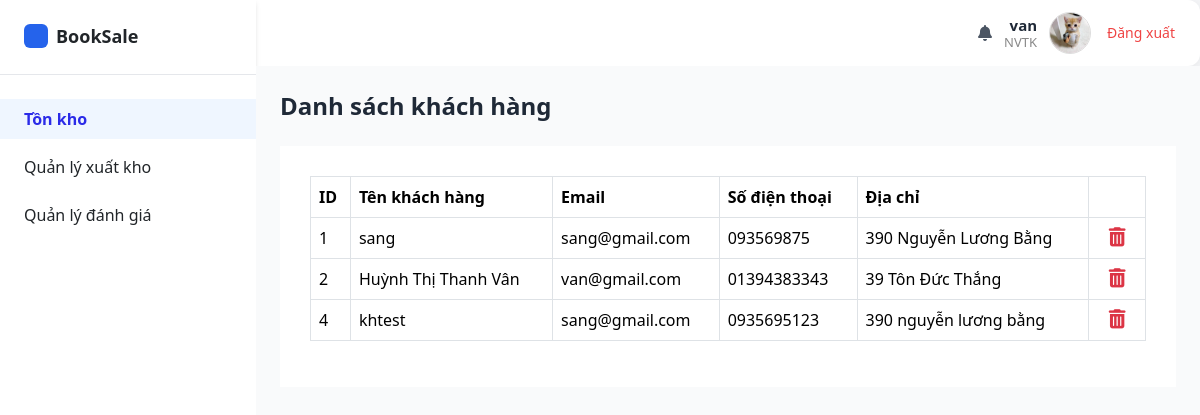
Page /emp/customer_list (signed in) on the earlier database version.
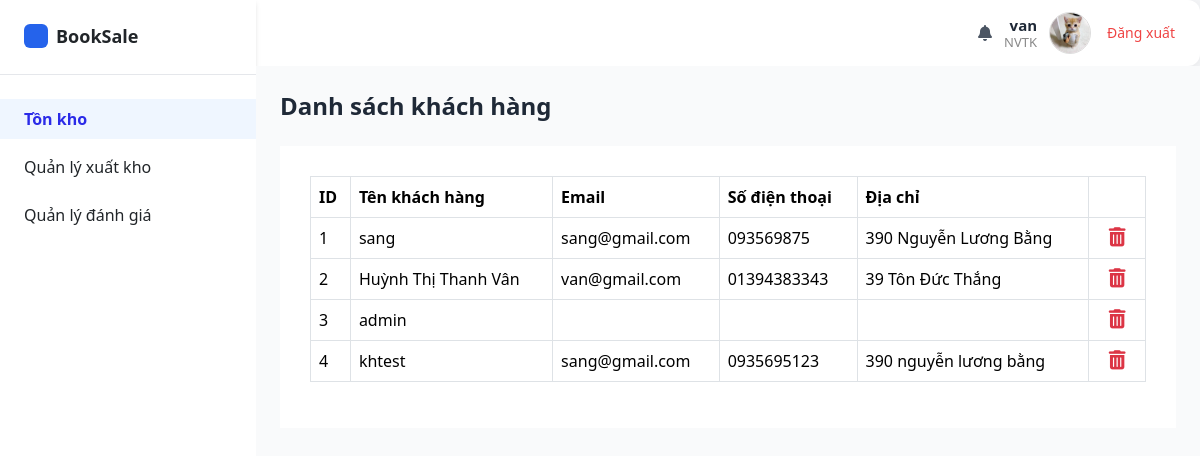
Same page on the later database version.
### booksale_app/models.py (models this page shows, shortened)
class Customer(models.Model):
    user = models.OneToOneField(auth.get_user_model(), on_delete=models.CASCADE, null=True, blank=True)
    cust_name = models.CharField(
        max_length = 255,
        blank=False, null=False,
        help_text = "Tên khách hàng"
    )
    email = models.EmailField(
        max_length = 100,
        help_text = "Email"
    )
    phone = models.CharField(
        max_length = 15,
        blank=False, null=False,
        help_text = "Số điện thoại"
    )
    address = models.CharField(
        max_length = 255,
        blank=False, null=False,
        help_text = "Địa chi"
    )
    dob = models.DateField(
        verbose_name="Ngày sinh"
    )
    avatar = models.ImageField(upload_to='customers/', null=True, blank=True)
    create_at = models.DateTimeField(
        verbose_name = "Ngày tạo",
        auto_now_add=True
    )

### booksale_app/views/admin_view/customer.py (the view)
# urls.py: path('emp/customer_list', views.customer_list, name='emp/customer_list'),
def customer_list(request):
    customers = Customer.objects.all()
    return render(request, 'admin_temp/customer/customer_list.html', {"customers": customers})

### booksale_app/context_processors.py (called while the page is built)
def categories_and_cart(request):
    context = {
        'categories': Category.objects.all()[:3],  # Lấy 3 categories đầu tiên cho menu
        'cart_count': 0
    }
    if request.user.is_authenticated:
        try:
            customer = Customer.objects.get(user=request.user)
            cart = Cart.objects.filter(customer=customer).first()
            if cart:
                cart_count = Cart_Item.objects.filter(cart=cart).aggregate(
                    total=Sum('quantity')
                )['total'] or 0
                context['cart_count'] = int(cart_count) if cart_count else 0
        except (Customer.DoesNotExist, AttributeError):
            context['cart_count'] = 0
    return context

def global_user_context(request):
    user = request.user
    is_kh = False
    role = None
    if user.is_authenticated:
        is_kh = user.groups.filter(name="KH").exists()
        if user.groups.filter(name="NVBH").exists():
            role = "NVBH"
        elif user.groups.filter(name="NVTK").exists():
            role = "NVTK"
    return {
        "is_kh": is_kh,
        "role": role,
    }

### booksale_app/templates/admin_temp/customer/customer_list.html (shortened to what this page needs)
{% extends "admin_temp/admin_base.html" %} {% load static %}
{% block content %}
<main class="flex-1 bg-gray-50 p-6">
    <div class="flex justify-between items-center mb-4">
        <h1 class="text-2xl font-semibold text-gray-800">Danh sách khách hàng</h1>
    </div>
    <div class="table_content">
        <table class="table table-bordered align-middle">
            <thead>
                <tr>
                    <th>ID</th>
                    <th>Tên khách hàng</th>
                    <th>Email</th>
                    <th>Số điện thoại</th>
                    <th>Địa chỉ</th>
                    <th></th>
                </tr>
            </thead>
            <tbody>
                {% for customer in customers %}
                <tr>
                    <td>{{customer.id}}</td>
                    <td>{{customer.cust_name}}</td>
                    <td>{{customer.email}}</td>
                    <td>{{customer.phone}}</td>
                    <td>{{customer.address}}</td>
                    <td class="text-center">
                        <a href="#" class="text-danger mx-2">
                            <i class="fa-solid fa-trash-can" style="font-size: 1.2rem"></i>
                        </a>
                    </td>
                </tr>
                {% endfor %}
            </tbody>
        </table>
    </div>
</main>
{% endblock %}

Differences in the rows shown:
added Customer: id "3", cust_name "admin"
